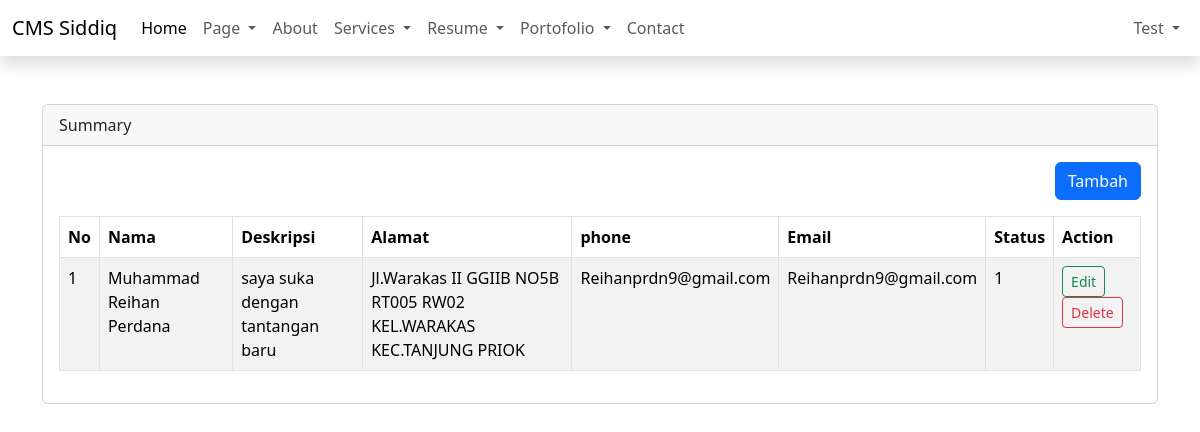
The page /admin/dashboard.php?page=summary (signed in) on the database its author committed.
### tables this page shows
CREATE TABLE `summarys` (
  `id` int(11) NOT NULL,
  `description` text NOT NULL,
  `name` varchar(50) NOT NULL,
  `address` text NOT NULL,
  `phone` varchar(50) NOT NULL,
  `email` varchar(50) NOT NULL,
  `status` tinyint(4) NOT NULL DEFAULT 1,
  `created_at` timestamp NOT NULL DEFAULT current_timestamp() ON UPDATE current_timestamp(),
  `updated_at` timestamp NOT NULL DEFAULT current_timestamp()
);

### admin/content/summary.php (the view, shortened to what this page needs)
<?php
$query = mysqli_query($config, "SELECT * FROM summarys ORDER BY id DESC");
$row = mysqli_fetch_all($query, MYSQLI_ASSOC);
?>
<div class="table-responsive">
    <div align="right" class="mb-3">
        <a href="?page=add-summary" class="btn btn-primary">Tambah</a>
    </div>
    <table class="table table-bordered table-striped" id="table">
        <thead>
            <tr>
                <th>No</th>
                <th>Nama</th>
                <th>Deskripsi</th>
                <th>Alamat</th>
                <th>phone</th>
                <th>Email</th>
                <th>Status</th>
                <th>Action</th>
            </tr>
        </thead>
        <tbody>
            <?php
            foreach ($row as $key => $data):
            ?>
                <tr>
                    <td><?= $key + 1 ?></td>
                    <td><?= $data['name'] ?></td>
                    <td><?= $data['description'] ?></td>
                    <td><?= $data['address'] ?></td>
                    <td><?= $data['phone'] ?></td>
                    <td><?= $data['email'] ?></td>
                    <td><?= $data['status'] ?></td>
                    <td>
                        <a href="?page=add-summary&edit=<?php echo $data['id'] ?>" class="btn btn-outline-success btn-sm">Edit</a>
                        <a onclick="return confirm('Are you sure??')"
                            href="?page=summary&delete=<?php echo $data['id'] ?>" class="btn btn-outline-danger btn-sm">Delete</a>
                    </td>
                </tr>
            <?php
            endforeach
            ?>
        </tbody>
    </table>
</div>

### rows shown on the page
summarys: name "Muhammad Reihan Perdana", description "saya suka dengan tantangan baru", address "Jl.Warakas II GGIIB NO5B RT005 RW02 KEL.WARAKAS KEC.TANJUNG PRIOK", phone "Reihanprdn9@gmail.com", email "Reihanprdn9@gmail.com", status "1"

### other values the page prints
$_name "Test"
str_replace("-", " ",  ucfirst($_GET['page'])) "Summary"
